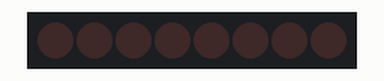
Recording of a sketch running on a simulated Arduino Uno, built with avr-gcc and run on an emulated ATmega328P. On the bench: 8 shift-register outputs drawn as a row of LEDs (first output left, lit = HIGH). Wiring (inferred from the names in the program): shift register (74HC595): data pin 12; shift clock pin 9; latch pin 11. Wiring (inferred from the signals the program sends): row of LEDs: on Q0, Q1, Q2, Q3, Q4, Q5, Q6, Q7.

Above: at 0.2 s.
At 1.2 s:
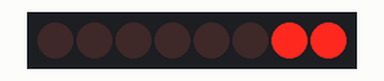
At 1.7 s:
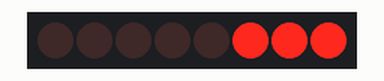
At 2.7 s:
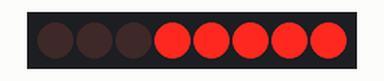
At 3.7 s:
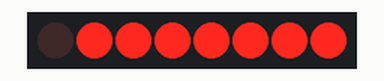
At 5.2 s:
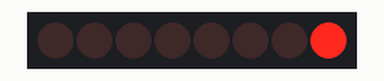
Timing chart, 0 to 5.9 s (numbered marks = the images above):
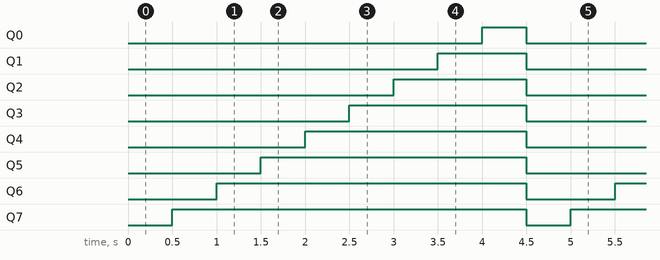

Measured:
- by itself, Q0: alternates HIGH for 0.50 s and LOW for 4.0 s
- by itself, Q1: alternates HIGH for 1.0 s and LOW for 3.5 s
- by itself, Q2: alternates HIGH for 1.5 s and LOW for 3.0 s
- by itself, Q3: alternates HIGH for 2.0 s and LOW for 2.5 s
- by itself, Q4: alternates HIGH for 2.5 s and LOW for 2.0 s
- by itself, Q5: alternates HIGH for 3.0 s and LOW for 1.5 s
- by itself, Q6: alternates HIGH for 3.5 s and LOW for 1.0 s
- by itself, Q7: alternates HIGH for 4.0 s and LOW for 0.50 s

The sketch:

serial_to_parallel.ino
```cpp
// Serial to Parallel Converter

// Variable Definitions
int timeDelay = 500; // 500 milliseconds
int latchPin = 11; // ST_CP [RCK]
int clockPin = 9; // SH_CP [SCK]
int dataPin = 12; // DS [S1]

// Holds the pattern of LEDs currently turned on
byte leds = 0;

void updateShiftRegister()
{
  // Set the latch pin to LOW
  digitalWrite(latchPin, LOW);
  // Shift the data out
  // Parameters:
  //  - Data Pin
  //  - Clock Pin
  //  - Which end of data to start at
  //  - Data to shift into the shift register
  shiftOut(dataPin, clockPin, LSBFIRST, leds);
  // Set the latch pin back to HIGH
  digitalWrite(latchPin, HIGH);
}

void setup()
{
  // Setup the pins to be OUTPUT
  pinMode(latchPin, OUTPUT);
  pinMode(dataPin, OUTPUT);
  pinMode(clockPin, OUTPUT);
}

void loop()
{
  // Turn all the LEDs off
  leds = 0;
  // Update the LED pattern within the shift register
  updateShiftRegister();
  // Half second pause
  delay(timeDelay);
  // Count from 0-7
  for (int i = 0; i < 8; i++) {
    bitSet(leds, i); // Set the bit that controls the current LED
    updateShiftRegister(); // Update shift register to reflect change
    delay(timeDelay); // Half second delay
  }
}
```
